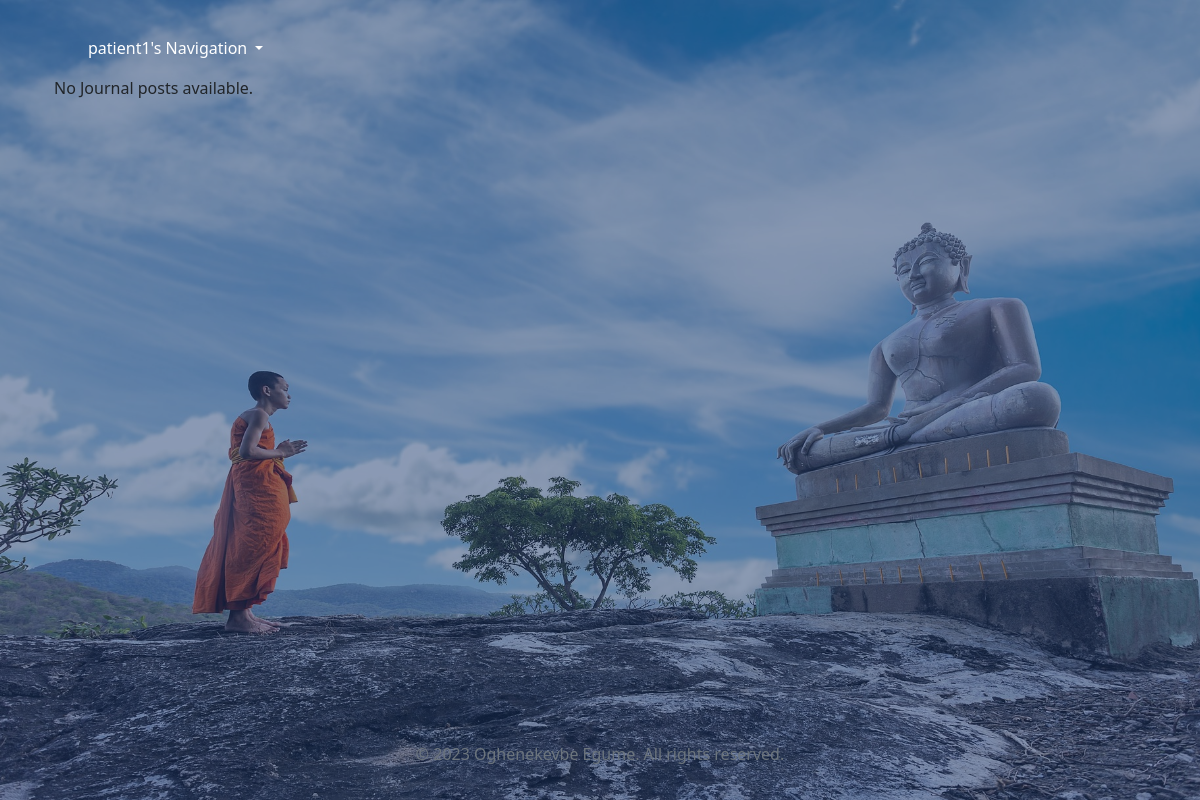
The app's page /journal_list/ (signed in), older data.
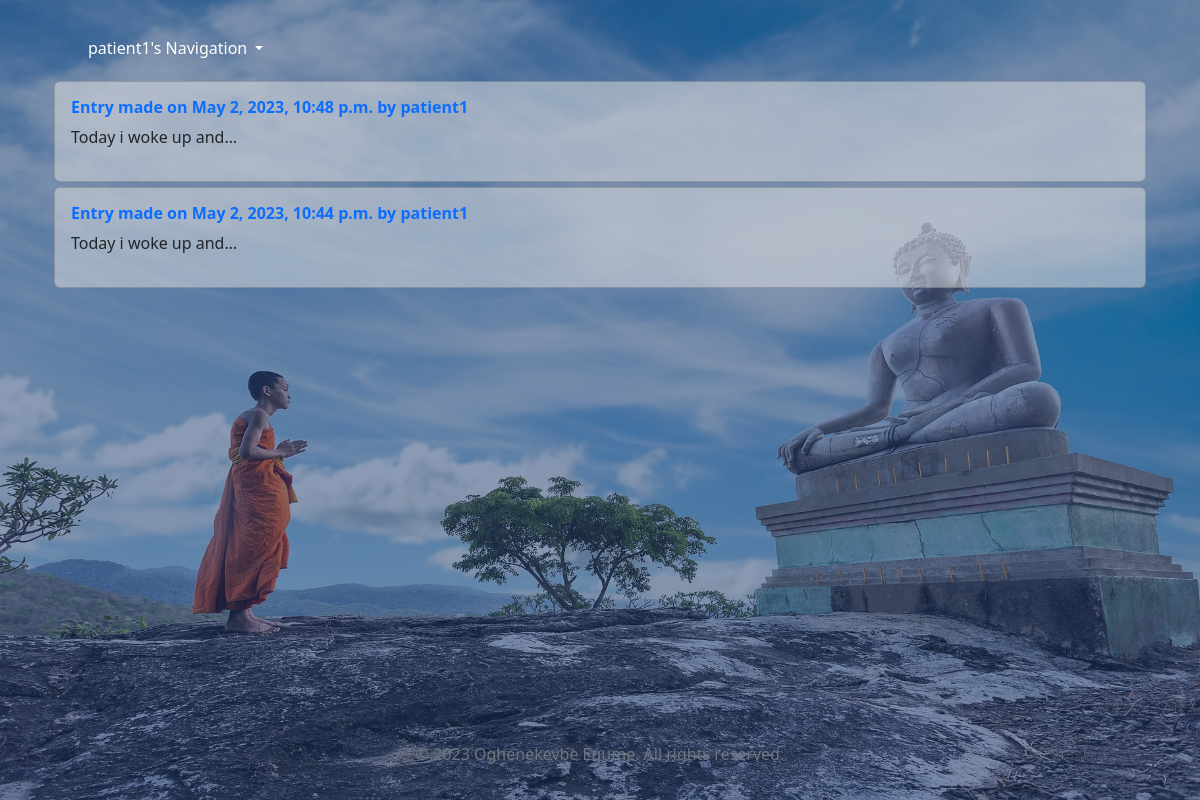
The same page, newer data.
### life/models.py (models this page shows, shortened)
class JournalPost(models.Model):
    author = models.ForeignKey(User, on_delete=models.CASCADE)
    subject = models.CharField(max_length=225)
    body = models.TextField()
    date_added = models.DateTimeField(default = datetime.now, blank= True)
    class Meta:
        ordering = ['date_added']

### life/views.py (the view)
# urls.py: path("journal_list/", JournalListView.as_view(), name="journal_list"),
class JournalListView(ListView):
    model = JournalPost
    template_name = "journal_list.html"
    context_object_name = 'journal'

### life/templates/journal_list.html (shortened to what this page needs)
{% extends 'base.html' %}
{% block content %}
<div class="container" style="min-height: 82vh; max-height: max-content;">
  <div class="row">
    <div class="col">
      {% for post in journal reversed %}
      {% if post.author.id == user.id %}
      <div class="card">
        <div class="card-body">
          <h6><a href="{% url 'journal_detail' post.pk %}" style="text-decoration: none; font-weight: bolder;">Entry made on
              {{ post.date_added }} by
              {{ post.author}}</a></h6>
          <p>
            {{ post.body|truncatechars:20 }}
          </p>
        </div>
      </div>
      {% endif %}
      {% empty %}
      <p>No Journal posts available.</p>
      {% endfor %}
    </div>
  </div>
</div>
{% endblock %}

Row changes from the older to the newer data that the page shows:
added JournalPost: date_added "May 2, 2023, 10:48 p.m.", author "patient1", body "Today i woke up and…"
added JournalPost: date_added "May 2, 2023, 10:44 p.m.", author "patient1", body "Today i woke up and…"
Text that changed along with them:
text no longer shown: "No Journal posts available."
